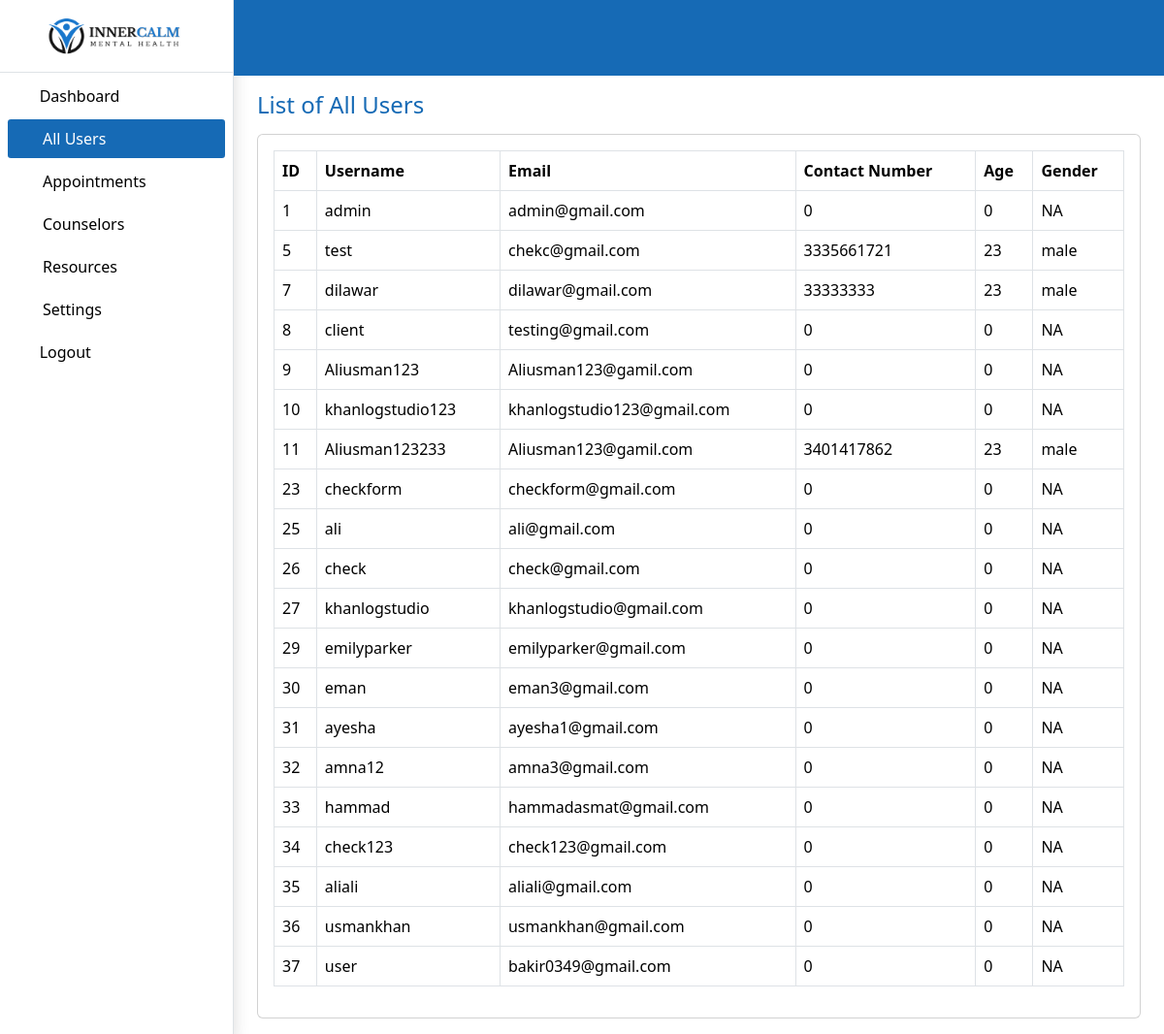
/admin_portal/alluser/ (signed in), run on the app's committed database.
### accounts/models.py (models this page shows)
class User(AbstractUser):
    is_admin = models.BooleanField(default=False)
    is_client = models.BooleanField(default=False)
    is_doc = models.BooleanField(default=False)
    age = models.IntegerField(default='0')
    gender = models.CharField(default='NA',max_length=10)
    location = models.CharField(default='NA',max_length=50)
    lang=models.CharField(default='NA',max_length=50)
    phone=models.IntegerField(default='0',max_length=12)
    lang=models.CharField(default='NA',max_length=50)
    groups = models.ManyToManyField(
        Group,
        blank=True,
        related_name='custom_user_groups',  # Unique related_name for groups
    )
    user_permissions = models.ManyToManyField(
        Permission,
        blank=True,
        related_name='custom_user_permissions',  # Unique related_name for permissions
)

### admin_portal/views.py (the view)
# urls.py: path('alluser/', views.all_users, name='alluser'),
@login_required
def all_users(request):
    users=User.objects.all()
    return render(request, 'admin_portal/alluser.html',{'users':users})

### admin_portal/templates/admin_portal/alluser.html (shortened to what this page needs)
{% load static %}
<!DOCTYPE html>
<html lang="en">
<head>
    <link rel="stylesheet" href="{% static 'website/img/favicon.png' %}" rel="icon">
    <link rel="stylesheet" href="{% static 'website/img/apple-touch-icon.png' %}" rel="apple-touch-icon">
    <link rel="stylesheet" href="{% static 'website/vendor/fontawesome-free/css/all.min.css' %}">
    <link rel="stylesheet" href="{% static 'website/vendor/animate.css/animate.min.css' %}">
    <link rel="stylesheet" href="{% static 'website/vendor/bootstrap/css/bootstrap.min.css' %}">
    <link rel="stylesheet" href="{% static 'website/vendor/bootstrap-icons/bootstrap-icons.css' %}">
    <link rel="stylesheet" href="{% static 'website/vendor/boxicons/css/boxicons.min.css' %}">
    <link rel="stylesheet" href="{% static 'website/vendor/glightbox/css/glightbox.min.css' %}">
    <link rel="stylesheet" href="{% static 'website/vendor/remixicon/remixicon.css' %}">
    <link rel="stylesheet" href="{% static 'website/vendor/swiper/swiper-bundle.min.css' %}">
    <link rel="stylesheet" href="{% static 'website/css/admin_styles.css' %}">
    <link rel="stylesheet" href="{% static 'website/css/datatables.css' %}">
</head>
<body>
    <div class="d-flex" id="wrapper">
        <div class="primary-bg shadow border-end " id="sidebar-wrapper">
            <div class="text-center primary-text bg-blue-color fs-4 fw-semibold text-uppercase border-bottom">
                <a href="{% url 'website:home' %}">
                    <img src="{% static 'website/img/blacklogo2.png' %}" class="py-3" width="150" height="auto" alt="">
                </a>
            </div>
            <ul class="navbar-nav sidebar_list">
                <li class="nav-item px-2 py-0 mt-1">
                    <a href="{% url 'admin_portal:home' %}" class="text-decoration-none nav-link px-2">
                        <span><i class="fas fa-tachometer-alt me-2"></i></span>
                        <span>Dashboard</span>
                    </a>
                </li>
                <li class="nav-item px-2 py-0 mt-1">
                    <a class="text-decoration-none nav-link px-2 d-flex justify-content-between active"
                        data-bs-toggle="collapse" href="#collapseExample" onclick="toggleArrow()" role="button"
                        aria-expanded="false" aria-controls="collapseExample">
                        <span><i class="fa-solid fa-users me-2 size"></i>All Users</span>
                        <span id="myArrow1"><i class="fas fa-angle-right"></i></span>
                    </a>
                </li>
                <li class="nav-item px-2 py-0 mt-1">
                    <a class="text-decoration-none nav-link px-2 d-flex justify-content-between"
                        data-bs-toggle="collapse" href="#collapseSchedular" onclick="toggleArrow1()" role="button"
                        aria-expanded="false" aria-controls="collapseExample">
                        <span><i class="fa-solid fa-clipboard-list me-2 size"></i>Appointments</span>
                        <span id="myArrow2"><i class="fas fa-angle-right"></i></span>
                    </a>
                </li>
                <li class="nav-item px-2 py-0 mt-1">
                    <a class="text-decoration-none nav-link px-2 d-flex justify-content-between"
                        data-bs-toggle="collapse" href="#collapseadmin" onclick="toggleArrow2()" role="button"
                        aria-expanded="false" aria-controls="collapseExample">
                        <span><i class="fa-solid fa-user-doctor me-2 size"></i>Counselors</span>
                        <span id="myArrow3"><i class="fas fa-angle-right"></i></span>
                    </a>
                </li>
                <li class="nav-item px-2 py-0 mt-1">
                    <a class="text-decoration-none nav-link px-2 d-flex justify-content-between"
                        data-bs-toggle="collapse" href="#collapseanalytics" onclick="toggleArrow3()" role="button"
                        aria-expanded="false" aria-controls="collapseExample">
                        <span><i class="fa-solid fa-cubes
                         me-2 size"></i>Resources</span>
                        <span id="myArrow4"><i class="fas fa-angle-right"></i></span>
                    </a>
                </li>
                <li class="nav-item px-2 py-0 mt-1">
                    <a class="text-decoration-none nav-link px-2 d-flex justify-content-between"
                        data-bs-toggle="collapse" href="#collapseanalytics7" onclick="toggleArrow7()" role="button"
                        aria-expanded="false" aria-controls="collapseExample">
                        <span><i class="fa-solid fa-gear me-2 size"></i>Settings</span>
                        <span id="myArrow4"><i class="fas fa-angle-right"></i></span>
                    </a>
                </li>
                <li class="nav-item px-2 py-0 mt-1">
                    <a href="{% url 'accounts:logout' %}" class="text-decoration-none nav-link px-2">
                        <span><i class="fas fa-power-off me-2"></i></span>
                        <span>Logout</span>
                    </a>
                </li>
            </ul>
        </div>
        <div id="page-content-wrapper">
            <header class="">
                <nav class="bg-blue custom_nav">
                    <div class="container-fluid mt-1">
                        <div class="row g-2 align-items-center justify-content-between">
                            <div class="col-4 col-sm-4 col-md-6 col-lg-6 col-xl-6 col-xxl-6">
                                <div class="d-flex align-items-center text-white">
                                    <i class="fas fa-sliders-h fs-4 me-3" style="color: #fff;" id="menu-toggle"></i>
                                </div>
                            </div>
                            <div class="col-8 col-sm-8 col-md-6 col-lg-6 col-xl-6 col-xxl-6 text-end">
                                <div class="d-flex align-items-center justify-content-end">
                                    <div class="dropdown">
                                        <button class="btn p-0 border-0" type="button" id="dropdownMenuButton1"
                                            data-bs-toggle="dropdown" aria-expanded="false">
                                            <div class="d-flex align-items-center justify-content-center">
                                                <span><i class="fas fa-bell text-light"></i></span>
                                            </div>
                                        </button>
                                    </div>
                                    <div class="dropdown">
                                        <button class="btn p-0 border-0 " type="button" id="dropdownMenuButton1"
                                            data-bs-toggle="dropdown" aria-expanded="false">
                                            <div class="d-flex align-items-center ms-3">
                                                <span><i class="fas fa-user-circle text-light fs-2"></i></span>
                                            </div>
                                        </button>
                                    </div>
                                </div>
                            </div>
                        </div>
                    </div>
                </nav>
            </header>
            <div class="container-fluid px-4">
                <div class="col-12">
                    <div class="card border-0">
                        <div class="card-body px-0">
                            <h4 class="text-orange mb-3">List of All Users</h4>
                            <div class="row g-3">
                                <div class="col-lg-12">
                                    <div class="card">
                                        <div class="card-body">
                                            <div class="table-responsive">
                                                <table class="table table-bordered" id="user-table">
                                                    <thead class="bg_orange text-light fw-semibold">
                                                        <tr>
                                                            <th>ID</th>
                                                            <th>Username</th>
                                                            <th>Email</th>
                                                            <th>Contact Number</th>
                                                            <th>Age</th>
                                                            <th>Gender</th>
                                                        </tr>
                                                    </thead>
                                                    <tbody>
                                                        {% for user in users %}
                                                        <tr>
                                                            <td>{{user.id}}</td>
                                                            <td>{{user.username}}</td>
                                                            <td>{{user.email}}</td>
                                                            <td>{{user.phone }}</td>
                                                            <td>{{user.age}}</td>
                                                            <td>{{user.gender}}</td>
                                                        </tr>
                                                        {% endfor %}
                                                    </tbody>
                                                </table>
                                            </div>
                                        </div>
                                    </div>
                                </div>
                            </div>
                        </div>
                    </div>
                </div>
            </div>
        </div>
    </div>
</body>
</html>

### website/static/website/css/admin_styles.css (style rules this page uses)
:root { --main-bg-color: #25293c; --white-color: #ffffff; --blue-color: #fff; --orange-color: #166AB5; --black-color: #000; }
.primary-text { color: var(--white-color); }
.bg-blue { background: var(--orange-color); }
.text-orange { color: var(--orange-color); }
.bg-blue-color { background-color: var(--blue-color); }
.primary-bg { background-color: var(--blue-color) !important; }
.bg_orange { background-color: var(--orange-color); }
#wrapper { overflow-x: hidden; background-color: #fff !important; }
#sidebar-wrapper { min-height: 100vh; margin-left: -15rem; -webkit-transition: margin 0.25s ease-out; -moz-transition: margin 0.25s ease-out; -o-transition: margin 0.25s ease-out; transition: margin 0.25s ease-out; }
#sidebar-wrapper .sidebar_list { width: 15rem; }
#page-content-wrapper { min-width: 100vw; }
#menu-toggle { cursor: pointer; }
.sidebar_list .nav-item { border: none; padding: 15px 10px; }
.sidebar_list .nav-item .nav-link { color: #000 !important; font-size: 1rem; position: relative; }
.sidebar_list .nav-item .nav-link.active { background-color: var(--orange-color) !important; border: none; color: #ffffff !important; border-radius: 0.2rem; }
@media (min-width: 1200px) { #sidebar-wrapper { margin-left: 0; } }
@media (min-width: 1200px) { #page-content-wrapper { min-width: 0; width: 100%; } }
.custom_nav { padding: 1.27rem 0.5rem; }
.size { width: 20px; }

### data on the page
User: id "1", username "admin", email "admin@gmail.com", phone "0", age "0", gender "NA"
User: id "5", username "test", email "chekc@gmail.com", phone "3335661721", age "23", gender "male"
User: id "7", username "dilawar", email "dilawar@gmail.com", phone "33333333", age "23", gender "male"
User: id "8", username "client", email "testing@gmail.com", phone "0", age "0", gender "NA"
User: id "9", username "Aliusman123", email "Aliusman123@gamil.com", phone "0", age "0", gender "NA"
User: id "10", username "khanlogstudio123", email "khanlogstudio123@gmail.com", phone "0", age "0", gender "NA"
User: id "11", username "Aliusman123233", email "Aliusman123@gamil.com", phone "3401417862", age "23", gender "male"
User: id "23", username "checkform", email "checkform@gmail.com", phone "0", age "0", gender "NA"
User: id "25", username "ali", email "ali@gmail.com", phone "0", age "0", gender "NA"
User: id "26", username "check", email "check@gmail.com", phone "0", age "0", gender "NA"
User: id "27", username "khanlogstudio", email "khanlogstudio@gmail.com", phone "0", age "0", gender "NA"
User: id "29", username "emilyparker", email "emilyparker@gmail.com", phone "0", age "0", gender "NA"
User: id "30", username "eman", email "eman3@gmail.com", phone "0", age "0", gender "NA"
User: id "31", username "ayesha", email "ayesha1@gmail.com", phone "0", age "0", gender "NA"
User: id "32", username "amna12", email "amna3@gmail.com", phone "0", age "0", gender "NA"
User: id "33", username "hammad", email "hammadasmat@gmail.com", phone "0", age "0", gender "NA"
User: id "34", username "check123", email "check123@gmail.com", phone "0", age "0", gender "NA"
User: id "35", username "aliali", email "aliali@gmail.com", phone "0", age "0", gender "NA"
User: id "36", username "usmankhan", email "usmankhan@gmail.com", phone "0", age "0", gender "NA"
User: id "37", username "user", email "bakir0349@gmail.com", phone "0", age "0", gender "NA"
